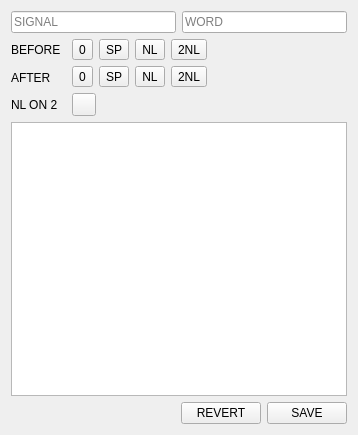
<?xml version="1.0" encoding="UTF-8"?>
<ui version="4.0">
 <class>DictionaryLongEditor</class>
 <widget class="QWidget" name="DictionaryLongEditor">
  <property name="geometry">
   <rect>
    <x>0</x>
    <y>0</y>
    <width>358</width>
    <height>435</height>
   </rect>
  </property>
  <property name="windowTitle">
   <string>Form</string>
  </property>
  <layout class="QVBoxLayout" name="verticalLayout_3">
   <item>
    <layout class="QHBoxLayout" name="horizontalLayout_4">
     <item>
      <widget class="QLineEdit" name="signalEdit">
       <property name="text">
        <string/>
       </property>
       <property name="placeholderText">
        <string>SIGNAL</string>
       </property>
       <property name="clearButtonEnabled">
        <bool>false</bool>
       </property>
      </widget>
     </item>
     <item>
      <widget class="QLineEdit" name="wordEdit">
       <property name="placeholderText">
        <string>WORD</string>
       </property>
      </widget>
     </item>
    </layout>
   </item>
   <item>
    <layout class="QHBoxLayout" name="horizontalLayout_6">
     <item>
      <layout class="QHBoxLayout" name="horizontalLayout_3">
       <item>
        <layout class="QVBoxLayout" name="verticalLayout">
         <item>
          <widget class="QLabel" name="label">
           <property name="text">
            <string>BEFORE</string>
           </property>
          </widget>
         </item>
         <item>
          <widget class="QLabel" name="label_2">
           <property name="text">
            <string>AFTER</string>
           </property>
          </widget>
         </item>
         <item>
          <widget class="QLabel" name="label_3">
           <property name="text">
            <string>NL ON 2</string>
           </property>
          </widget>
         </item>
        </layout>
       </item>
       <item>
        <spacer name="horizontalSpacer_3">
         <property name="orientation">
          <enum>Qt::Orientation::Horizontal</enum>
         </property>
         <property name="sizeType">
          <enum>QSizePolicy::Policy::Fixed</enum>
         </property>
         <property name="sizeHint" stdset="0">
          <size>
           <width>5</width>
           <height>20</height>
          </size>
         </property>
        </spacer>
       </item>
       <item>
        <layout class="QVBoxLayout" name="verticalLayout_2">
         <item>
          <layout class="QHBoxLayout" name="horizontalLayout">
           <item>
            <widget class="QToolButton" name="before0Button">
             <property name="text">
              <string>0</string>
             </property>
             <property name="checkable">
              <bool>true</bool>
             </property>
            </widget>
           </item>
           <item>
            <widget class="QToolButton" name="beforeSpButton">
             <property name="text">
              <string>SP</string>
             </property>
             <property name="checkable">
              <bool>true</bool>
             </property>
            </widget>
           </item>
           <item>
            <widget class="QToolButton" name="beforeNlButton">
             <property name="text">
              <string>NL</string>
             </property>
             <property name="checkable">
              <bool>true</bool>
             </property>
            </widget>
           </item>
           <item>
            <widget class="QToolButton" name="before2NlButton">
             <property name="text">
              <string>2NL</string>
             </property>
             <property name="checkable">
              <bool>true</bool>
             </property>
            </widget>
           </item>
          </layout>
         </item>
         <item>
          <layout class="QHBoxLayout" name="horizontalLayout_2">
           <item>
            <widget class="QToolButton" name="after0Button">
             <property name="text">
              <string>0</string>
             </property>
             <property name="checkable">
              <bool>true</bool>
             </property>
            </widget>
           </item>
           <item>
            <widget class="QToolButton" name="afterSpButton">
             <property name="text">
              <string>SP</string>
             </property>
             <property name="checkable">
              <bool>true</bool>
             </property>
            </widget>
           </item>
           <item>
            <widget class="QToolButton" name="afterNlButton">
             <property name="text">
              <string>NL</string>
             </property>
             <property name="checkable">
              <bool>true</bool>
             </property>
            </widget>
           </item>
           <item>
            <widget class="QToolButton" name="after2NlButton">
             <property name="text">
              <string>2NL</string>
             </property>
             <property name="checkable">
              <bool>true</bool>
             </property>
            </widget>
           </item>
          </layout>
         </item>
         <item>
          <widget class="QToolButton" name="nlOn2Button">
           <property name="text">
            <string/>
           </property>
           <property name="checkable">
            <bool>true</bool>
           </property>
           <property name="checked">
            <bool>false</bool>
           </property>
          </widget>
         </item>
        </layout>
       </item>
      </layout>
     </item>
     <item>
      <spacer name="horizontalSpacer_2">
       <property name="orientation">
        <enum>Qt::Orientation::Horizontal</enum>
       </property>
       <property name="sizeHint" stdset="0">
        <size>
         <width>40</width>
         <height>20</height>
        </size>
       </property>
      </spacer>
     </item>
    </layout>
   </item>
   <item>
    <widget class="QPlainTextEdit" name="notesEdit">
     <property name="plainText">
      <string/>
     </property>
     <property name="placeholderText">
      <string>NOTES...</string>
     </property>
    </widget>
   </item>
   <item>
    <layout class="QHBoxLayout" name="horizontalLayout_5">
     <item>
      <spacer name="horizontalSpacer">
       <property name="orientation">
        <enum>Qt::Orientation::Horizontal</enum>
       </property>
       <property name="sizeHint" stdset="0">
        <size>
         <width>27</width>
         <height>21</height>
        </size>
       </property>
      </spacer>
     </item>
     <item>
      <widget class="QPushButton" name="revertButton">
       <property name="text">
        <string>REVERT</string>
       </property>
      </widget>
     </item>
     <item>
      <widget class="QPushButton" name="saveButton">
       <property name="text">
        <string>SAVE</string>
       </property>
      </widget>
     </item>
    </layout>
   </item>
  </layout>
 </widget>
 <resources/>
 <connections/>
</ui>
